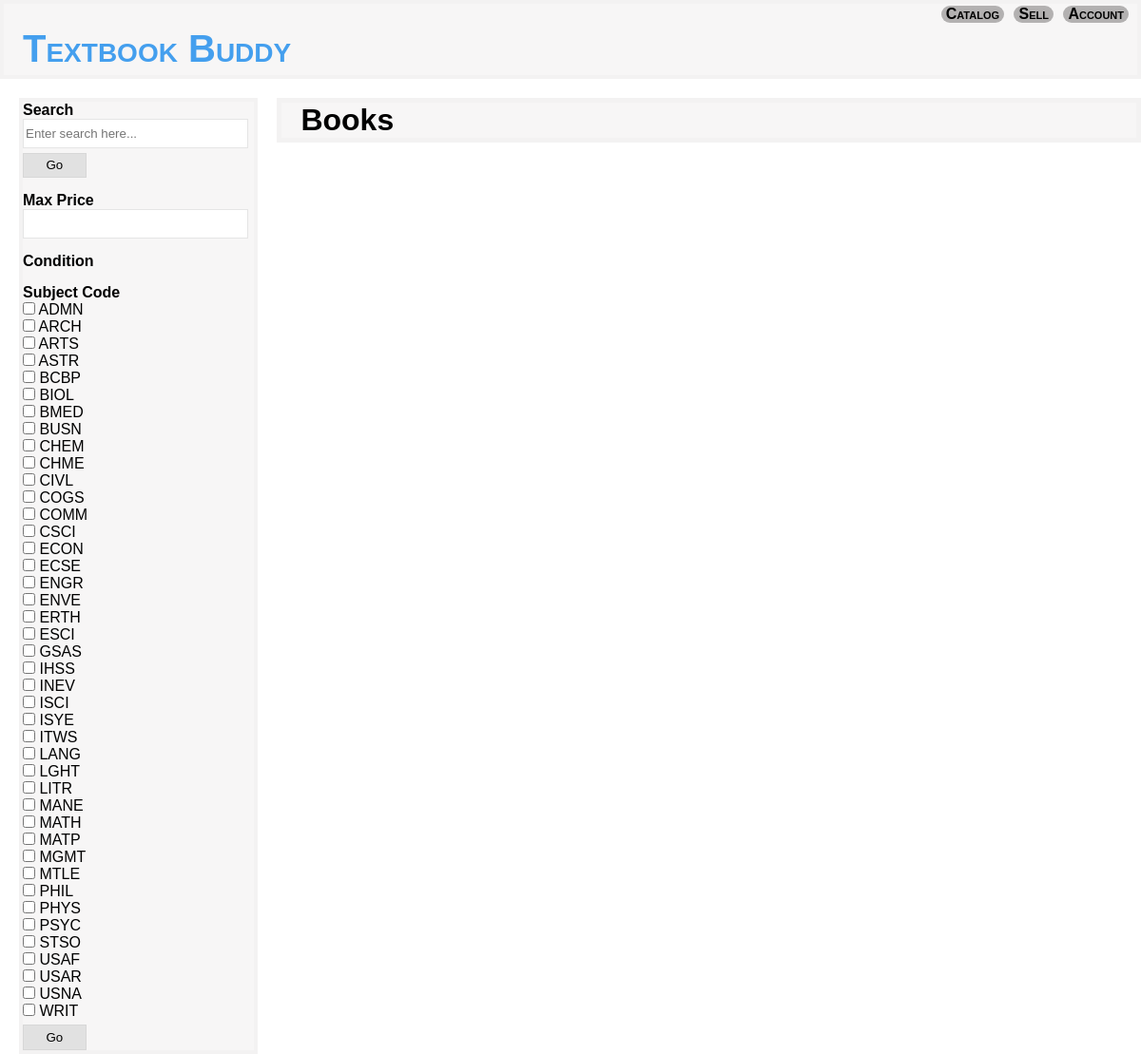
The page /catalog/catalog.php on the database as committed earlier.
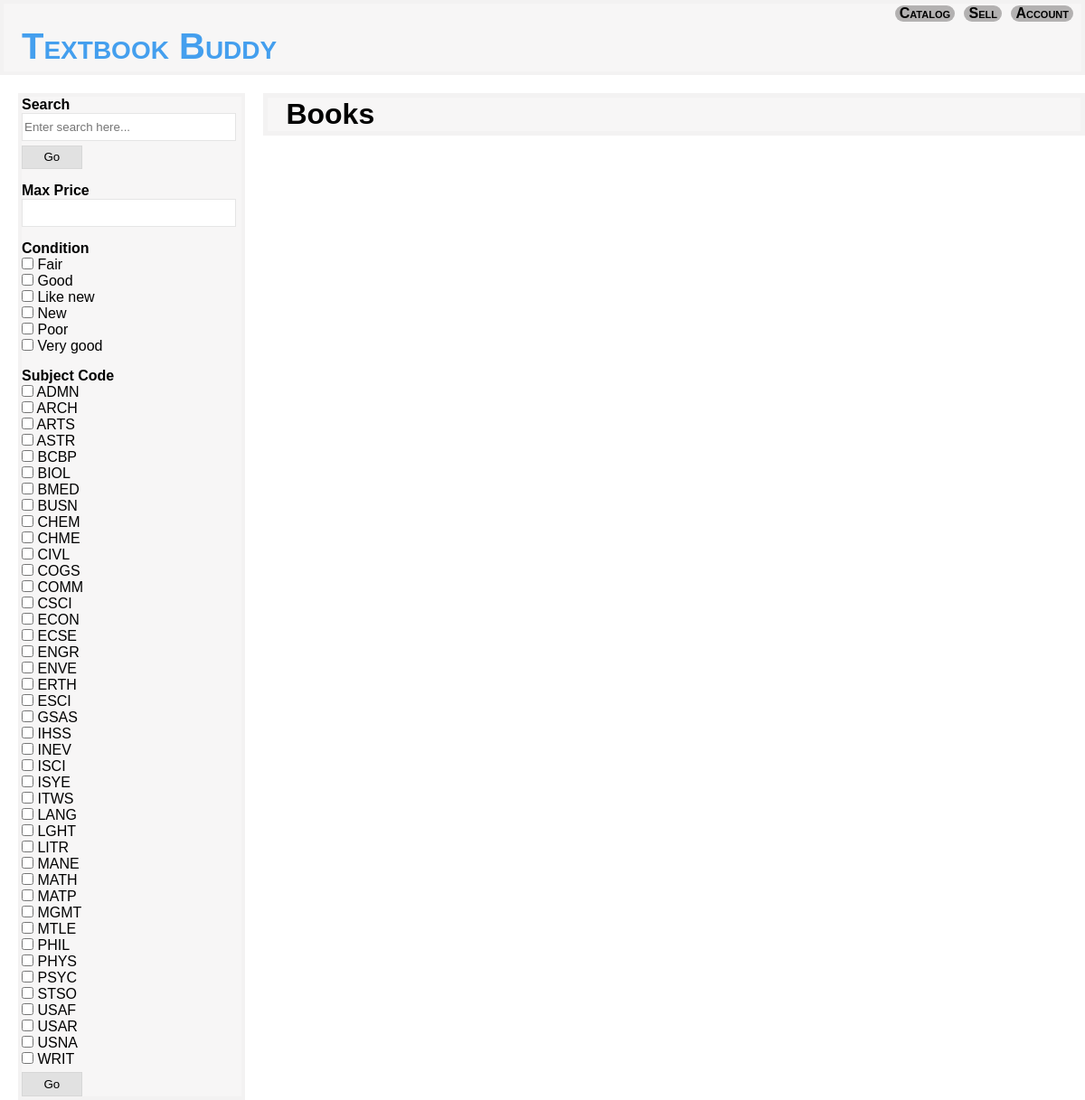
The same page on the database as committed later.
### tables this page shows
CREATE TABLE subjects (
    subjectCode CHAR(4) primary key
);

CREATE TABLE conditions (
    `condition` CHAR(9) primary key
);

### includes/dbconnect.inc.php (called while the page is built, shortened)
<?php
  $dbhost = 'localhost';
  $dbuser = 'root';
  $dbpassword = '';
  $dbname = 'textbook_buddy';
  @ $db = new mysqli($dbhost, $dbuser, $dbpassword, $dbname);
  if ($db->connect_error) {
    echo '<div class="message"> Could not connect to the database. Error: ';
    echo $db->connect_errno . ' - ' . $db->connect_error . '</div>';
  } else {
    $dbOK = true;
  }
?>

### catalog/filters.php (the view, shortened to what this page needs)
<?php
  include ('../includes/dbconnect.inc.php');
?>
<div id="sidebar">
  <form action="catalog.php" method="post">
    <label class="field1" for="search"><strong>Search</strong></label>
    <input type=text id="search" name="search" placeholder="Enter search here..."><br>
    <input type="submit" name="search" value="Go">
  </form>
  <form action="catalog.php" method="post">
    <label class="field" for="price"><strong>Max Price</strong></label>
    <input type=number min="0" step="1" id="price" name="priceCeil"><br>
    <label class="field" for="cond"><strong>Condition</strong></label>
    <?php
      if($dbOK){
        $query = "select * from conditions order by id";
        $result= $db->query($query);
        $numRecords = $result->num_rows;
        for($i=0; $i<$numRecords; $i++){
          $record = $result->fetch_assoc();
          $cond = $record['condition'];
          echo "<div>
                  <input type='checkbox' name='cond[]' value='$cond' id='$cond'>
                  <label for='$cond'>". ucfirst($cond)."</label>
                </div>";
        }
      }
    ?>
    <label class="field" for="subj"><strong>Subject Code</strong></label>
    <?php
      if($dbOK){
        $query = "select * from subjects";
        $result= $db->query($query);
        $numRecords = $result->num_rows;
        for ($i=0; $i<$numRecords; $i++){
          $record = $result->fetch_assoc();
          $subj = $record['subjectCode'];
          echo "<div>
                  <input type='checkbox' name='subj[]' value='$subj' id='$subj'>
                  <label for='$subj'>". strtoupper($subj)."</label>
                </div>";
        }
      }
    ?>
    <input type="submit" name="filter" value="Go">
  </form>
</div>

### catalog/catalog.php (shortened to what this page needs)
<!DOCTYPE html>
<html>
  <head>
    <link rel="stylesheet" href="../styles/general.css">
    <link rel="stylesheet" href="../styles/catalog.css">
  </head>
  <body>
    <?php include("../includes/header.inc.php"); ?>
    <div id="body">
      <?php include("filters.php"); ?>
      <div id="books">
        <h1 style="margin-left:20px;">Books</h1>
      </div>
    </div>
  </body>
</html>

### includes/header.inc.php
<header>
  <a href="../"> <h1 class="logo left">  Textbook Buddy </h1> </a>
  <ul class="hmenu right">
    <a href="catalog.php"><li>Catalog</li></a>
    <a href="uploadBooks.php"><li>Sell</li></a>
    <a href="../account/account.php"><li>Account</li></a>
  </ul>
</header>

### styles/general.css (style rules this page uses)
* { margin: 0; font-family: Verdana, sans-serif; }
header { font-variant: small-caps; height: 75px; font-weight: bold; color: black; align-items: center; justify-content: space-between; border: 4px solid rgba(241, 239, 239, 0.555); background-color: rgba(241, 239, 239, 0.555); }
header h1 { font-size: 40px; position: absolute; color: black; padding: 0 0 0 1vw; }
header a { text-decoration: none; }
.left { text-align: left; }
.right { text-align: right; }
.logo { float:left; padding: 25px 0 5px 20px; color: #449fee; }
.hmenu { text-align: center; float: right; position: absolute; top: 6px; right: 10px; }
.hmenu a { color: black; text-decoration: none; padding: 0 3px 0 3px; }
.hmenu li { background-color: rgb(179, 177, 177); border-radius: 10px; padding: 0 5px 0 5px; display: inline-block; list-style: none; }

### styles/catalog.css (style rules this page uses)
#body { display: flex; margin-top:20px; }
#books { width: 80%; height: 100%; margin-left: 20px; border: 5px solid rgba(241, 239, 239, 0.555); background-color: rgba(241, 239, 239, 0.555); }
#sidebar { width: 260px; clear: left; margin-left: 20px; border: 4px solid rgba(241, 239, 239, 0.555); background-color: rgba(241, 239, 239, 0.555); }
#sidebar input[type="text"], input[type="number"] { width: 95%; height: 2em; resize: vertical; border: 1px solid rgba(209, 209, 209, 0.555); }
.field { display: block; padding-top: 15px; }
#sidebar input[type="submit"] { height: 2em; width: 5em; border: 1px solid rgba(209, 209, 209, 0.555); background-color: rgba(209, 209, 209, 0.555); margin-top: 5px; }

Rows that differ between the two databases and show on the page:
added conditions: condition "Fair"
added conditions: condition "Good"
added conditions: condition "Like new"
added conditions: condition "New"
added conditions: condition "Poor"
added conditions: condition "Very good"
